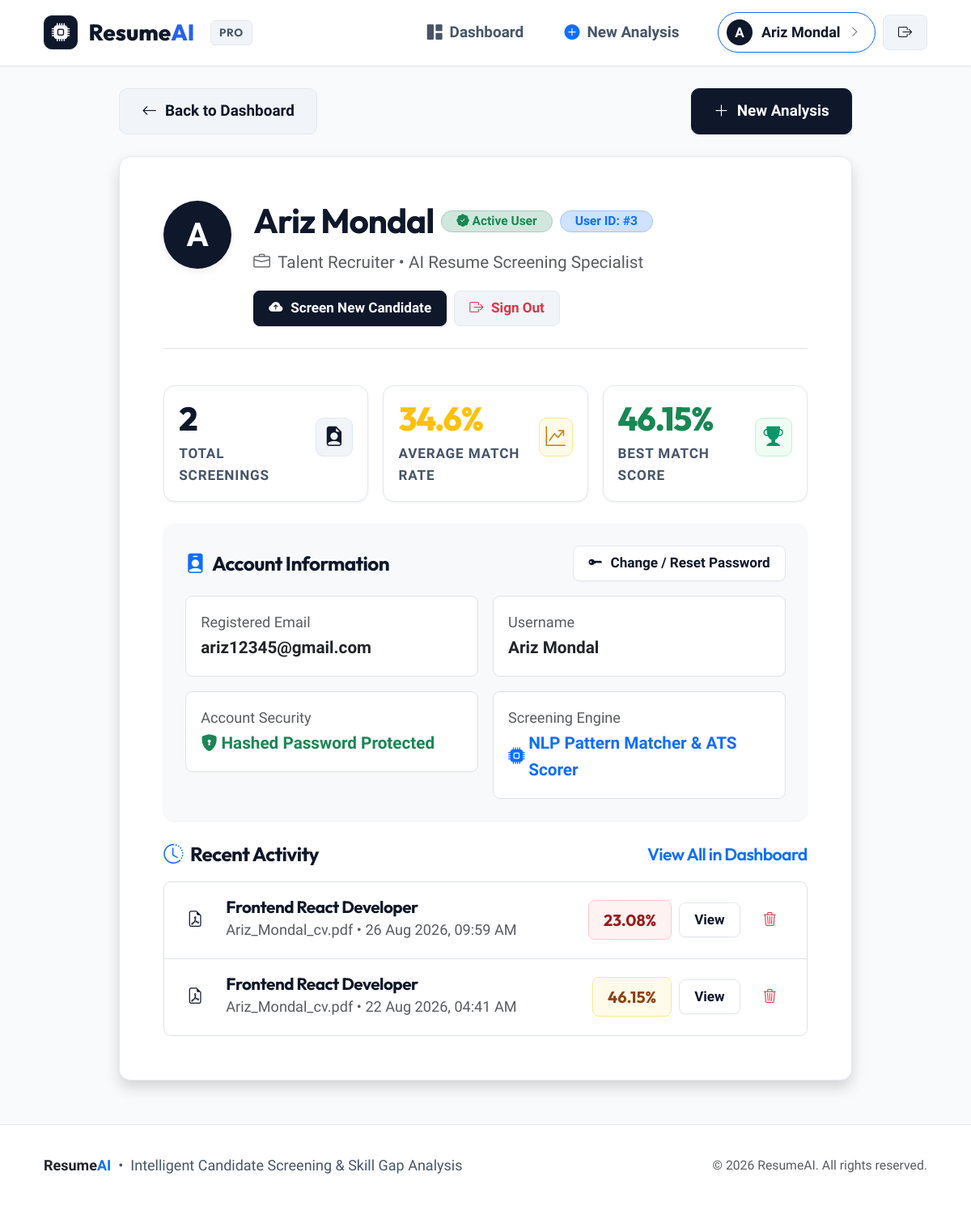
The page /profile (signed in) on the database its author committed.
### models.py (models this page shows)
class User(UserMixin, db.Model):
    __tablename__ = "user"
    id = db.Column(db.Integer, primary_key=True)
    username = db.Column(db.String(150), nullable=True)
    email = db.Column(db.String(150), unique=True, nullable=False)
    password = db.Column(db.String(300), nullable=False)  # Hashed password string
    analyses = db.relationship("Analysis", backref="user", lazy=True)

class Analysis(db.Model):
    __tablename__ = "analysis"
    id = db.Column(db.Integer, primary_key=True)
    user_id = db.Column(db.Integer, db.ForeignKey("user.id"), nullable=False)
    resume_filename = db.Column(db.String(300))
    job_title = db.Column(db.String(200))
    matched_skills = db.Column(db.Text)   # Comma-separated string: "python,sql,flask"
    missing_skills = db.Column(db.Text)   # Comma-separated string: "docker,aws"
    match_percentage = db.Column(db.Float)
    created_at = db.Column(db.DateTime, default=datetime.utcnow)

### app.py (the view)
@app.route("/profile")
@login_required
def profile():
    analyses = Analysis.query.filter_by(user_id=current_user.id)\
        .order_by(Analysis.created_at.desc()).all()
    total_count = len(analyses)
    avg_score = 0
    best_score = 0
    if total_count > 0:
        scores = [a.match_percentage for a in analyses if a.match_percentage is not None]
        if scores:
            avg_score = round(sum(scores) / len(scores), 1)
            best_score = max(scores)
    return render_template(
        "profile.html",
        analyses=analyses,
        total_count=total_count,
        avg_score=avg_score,
        best_score=best_score
    )

### app.py (called while the page is built)
@login_manager.user_loader
def load_user(user_id):
    try:
        return db.session.get(User, int(user_id))
    except Exception:
        return None

### templates/profile.html (shortened to what this page needs)
{% extends "base.html" %}
{% block content %}
<div class="row justify-content-center">
    <div class="col-12 col-xl-10">
        <div class="d-flex justify-content-between align-items-center mb-4">
            <a href="{{ url_for('dashboard') }}" class="btn btn-secondary-subtle">
                <i class="bi bi-arrow-left"></i>
                <span>Back to Dashboard</span>
            </a>
            <a href="{{ url_for('upload_resume') }}" class="btn btn-primary">
                <i class="bi bi-plus-lg"></i>
                <span>New Analysis</span>
            </a>
        </div>
        <div class="card shadow p-4 p-md-5 mb-4">
            <div class="d-flex flex-column flex-md-row align-items-center align-items-md-start gap-4 pb-4 border-bottom">
                <div class="user-avatar" style="width: 84px; height: 84px; font-size: 2.25rem; box-shadow: var(--shadow-md);">
                    {{ (current_user.username or current_user.email or 'U')[0]|upper }}
                </div>
                <div class="text-center text-md-start flex-grow-1">
                    <div class="d-flex flex-wrap align-items-center justify-content-center justify-content-md-start gap-2 mb-2">
                        <h2 class="fw-bold mb-0">{{ current_user.username or current_user.email }}</h2>
                        <span class="badge bg-success-subtle text-success border border-success-subtle rounded-pill px-3 py-1 small">
                            <i class="bi bi-patch-check-fill"></i> Active User
                        </span>
                        <span class="badge bg-primary-subtle text-primary border border-primary-subtle rounded-pill px-3 py-1 small">
                            User ID: #{{ current_user.id }}
                        </span>
                    </div>
                    <p class="text-muted mb-3">
                        <i class="bi bi-briefcase me-1"></i> Talent Recruiter &bull; AI Resume Screening Specialist
                    </p>
                    <div class="d-flex flex-wrap justify-content-center justify-content-md-start gap-2">
                        <a href="{{ url_for('upload_resume') }}" class="btn btn-sm btn-primary">
                            <i class="bi bi-cloud-arrow-up-fill"></i> Screen New Candidate
                        </a>
                        <a href="{{ url_for('logout') }}" class="btn btn-sm btn-secondary-subtle text-danger">
                            <i class="bi bi-box-arrow-right"></i> Sign Out
                        </a>
                    </div>
                </div>
            </div>
            <div class="row g-3 my-4">
                <div class="col-12 col-md-4">
                    <div class="stat-card p-3">
                        <div class="d-flex align-items-center justify-content-between">
                            <div>
                                <div class="stat-value" style="font-size: 2.25rem;">{{ total_count }}</div>
                                <div class="stat-label">Total Screenings</div>
                            </div>
                            <div class="stat-icon primary" style="width: 48px; height: 48px; font-size: 1.35rem;">
                                <i class="bi bi-file-earmark-person-fill"></i>
                            </div>
                        </div>
                    </div>
                </div>
                <div class="col-12 col-md-4">
                    <div class="stat-card p-3">
                        <div class="d-flex align-items-center justify-content-between">
                            <div>
                                <div class="stat-value text-warning" style="font-size: 2.25rem;">{{ avg_score }}%</div>
                                <div class="stat-label">Average Match Rate</div>
                            </div>
                            <div class="stat-icon warning" style="width: 48px; height: 48px; font-size: 1.35rem;">
                                <i class="bi bi-graph-up-arrow"></i>
                            </div>
                        </div>
                    </div>
                </div>
                <div class="col-12 col-md-4">
                    <div class="stat-card p-3">
                        <div class="d-flex align-items-center justify-content-between">
                            <div>
                                <div class="stat-value text-success" style="font-size: 2.25rem;">{{ best_score }}%</div>
                                <div class="stat-label">Best Match Score</div>
                            </div>
                            <div class="stat-icon success" style="width: 48px; height: 48px; font-size: 1.35rem;">
                                <i class="bi bi-trophy-fill"></i>
                            </div>
                        </div>
                    </div>
                </div>
            </div>
            <div class="card bg-light border-0 p-4 mb-4">
                <div class="d-flex justify-content-between align-items-center mb-3">
                    <h5 class="fw-bold mb-0 d-flex align-items-center gap-2">
                        <i class="bi bi-person-badge-fill text-primary"></i>
                        <span>Account Information</span>
                    </h5>
                    <a href="{{ url_for('forgot_password') }}" class="btn btn-sm btn-outline-primary">
                        <i class="bi bi-key-fill"></i> Change / Reset Password
                    </a>
                </div>
                <div class="row g-3">
                    <div class="col-md-6">
                        <div class="bg-white p-3 rounded-3 border">
                            <div class="text-muted small">Registered Email</div>
                            <div class="fw-bold font-mono">{{ current_user.email or 'N/A' }}</div>
                        </div>
                    </div>
                    <div class="col-md-6">
                        <div class="bg-white p-3 rounded-3 border">
                            <div class="text-muted small">Username</div>
                            <div class="fw-bold font-mono">{{ current_user.username or 'N/A' }}</div>
                        </div>
                    </div>
                    <div class="col-md-6">
                        <div class="bg-white p-3 rounded-3 border">
                            <div class="text-muted small">Account Security</div>
                            <div class="fw-bold text-success d-flex align-items-center gap-1">
                                <i class="bi bi-shield-lock-fill"></i> Hashed Password Protected
                            </div>
                        </div>
                    </div>
                    <div class="col-md-6">
                        <div class="bg-white p-3 rounded-3 border">
                            <div class="text-muted small">Screening Engine</div>
                            <div class="fw-bold text-primary d-flex align-items-center gap-1">
                                <i class="bi bi-cpu-fill"></i> NLP Pattern Matcher &amp; ATS Scorer
                            </div>
                        </div>
                    </div>
                </div>
            </div>
            <div>
                <h5 class="fw-bold mb-3 d-flex align-items-center justify-content-between">
                    <span class="d-flex align-items-center gap-2">
                        <i class="bi bi-clock-history text-primary"></i>
                        <span>Recent Activity</span>
                    </span>
                    <a href="{{ url_for('dashboard') }}" class="small fw-semibold text-primary">View All in Dashboard</a>
                </h5>
                {% if analyses %}
                    <div class="list-group list-group-flush border rounded-3 overflow-hidden">
                        {% for a in analyses[:5] %}
                            <div class="list-group-item p-3 d-flex flex-column flex-md-row align-items-md-center justify-content-between gap-3">
                                <div class="d-flex align-items-center gap-3">
                                    <div class="user-avatar" style="background: var(--primary-light); color: var(--primary); width: 40px; height: 40px; font-size: 1.1rem;">
                                        <i class="bi bi-file-earmark-pdf"></i>
                                    </div>
                                    <div>
                                        <h6 class="fw-bold mb-0">{{ a.job_title }}</h6>
                                        <span class="text-muted small font-mono">{{ a.resume_filename }} &bull; {{ a.created_at.strftime('%d %b %Y, %I:%M %p') }}</span>
                                    </div>
                                </div>
                                <div class="d-flex align-items-center gap-2 ms-auto ms-md-0">
                                    <span class="match-badge {% if a.match_percentage >= 70 %}high{% elif a.match_percentage >= 40 %}mid{% else %}low{% endif %}">
                                        {{ a.match_percentage }}%
                                    </span>
                                    <a href="{{ url_for('result', analysis_id=a.id) }}" class="btn btn-sm btn-outline-primary">
                                        View
                                    </a>
                                    <form method="POST" action="{{ url_for('delete_analysis', analysis_id=a.id) }}" onsubmit="return confirm('Are you sure you want to delete this analysis report?');" class="d-inline m-0">
                                        <button type="submit" class="btn btn-sm btn-outline-danger" title="Delete analysis">
                                            <i class="bi bi-trash3"></i>
                                        </button>
                                    </form>
                                </div>
                            </div>
                        {% endfor %}
                    </div>
                {% else %}
                    <div class="text-center py-4 bg-light rounded-3 text-muted small">
                        No screening analyses recorded yet.
                    </div>
                {% endif %}
            </div>
        </div>
    </div>
</div>
{% endblock %}

### templates/base.html (shortened to what this page needs)
<!DOCTYPE html>
<html lang="en">
<head>
    <link rel="stylesheet" href="https://cdn.jsdelivr.net/npm/bootstrap-icons@1.11.3/font/bootstrap-icons.min.css">
    <link rel="stylesheet" href="https://cdn.jsdelivr.net/npm/bootstrap@5.3.3/dist/css/bootstrap.min.css">
    <link rel="stylesheet" href="{{ url_for('static', filename='style.css') }}">
</head>
<body>
<nav class="navbar navbar-expand-lg app-navbar">
    <div class="container-fluid px-3 px-md-5">
        <a class="brand-logo" href="{{ url_for('home') }}">
            <div class="brand-icon-box">
                <i class="bi bi-cpu-fill"></i>
            </div>
            <span>Resume<span class="highlight">AI</span></span>
            <span class="brand-badge d-none d-sm-inline">PRO</span>
        </a>
        <div class="collapse navbar-collapse" id="navbarContent">
            <ul class="navbar-nav ms-auto align-items-lg-center gap-2 my-2 my-lg-0">
                {% if current_user.is_authenticated %}
                    <li class="nav-item">
                        <a href="{{ url_for('dashboard') }}" class="nav-link-custom {% if request.endpoint == 'dashboard' %}active{% endif %}">
                            <i class="bi bi-grid-1x2-fill"></i> Dashboard
                        </a>
                    </li>
                    <li class="nav-item">
                        <a href="{{ url_for('upload_resume') }}" class="nav-link-custom {% if request.endpoint == 'upload_resume' %}active{% endif %}">
                            <i class="bi bi-plus-circle-fill text-primary"></i> New Analysis
                        </a>
                    </li>
                    <li class="nav-item ms-lg-3 mt-2 mt-lg-0 d-flex align-items-center gap-2">
                        <a href="{{ url_for('profile') }}" class="user-pill text-decoration-none {% if request.endpoint == 'profile' %}border-primary shadow-sm{% endif %}" title="View My Profile">
                            <div class="user-avatar">
                                {{ (current_user.username or current_user.email or 'U')[0]|upper }}
                            </div>
                            <span>{{ current_user.username or current_user.email }}</span>
                            <i class="bi bi-chevron-right small text-muted" style="font-size: 0.75rem;"></i>
                        </a>
                        <a href="{{ url_for('logout') }}" class="btn btn-sm btn-secondary-subtle" title="Sign out">
                            <i class="bi bi-box-arrow-right"></i>
                        </a>
                    </li>
                {% endif %}
            </ul>
        </div>
    </div>
</nav>
<main class="container-fluid px-3 px-md-5 my-4 flex-grow-1 fade-in">
    {% block content %}{% endblock %}
</main>
<footer class="app-footer">
    <div class="container-fluid px-3 px-md-5 d-flex flex-column flex-md-row align-items-center justify-content-between gap-3 text-center text-md-start">
        <div class="d-flex align-items-center gap-2">
            <span class="fw-bold text-dark font-heading">Resume<span class="text-primary">AI</span></span>
            <span>&bull;</span>
            <span>Intelligent Candidate Screening &amp; Skill Gap Analysis</span>
        </div>
        <div class="text-muted small">
            &copy; {{ now.year if now else '2026' }} ResumeAI. All rights reserved.
        </div>
    </div>
</footer>
</body>
</html>

### rows shown on the page
User: username "A", username "Ariz Mondal", id "3", email "ariz12345@gmail.com"
Analysis: match_percentage "46.15", job_title "Frontend React Developer", resume_filename "Ariz_Mondal_cv.pdf", created_at "22 Aug 2026, 04:41 AM"
Analysis: job_title "Frontend React Developer", resume_filename "Ariz_Mondal_cv.pdf", created_at "26 Aug 2026, 09:59 AM", match_percentage "23.08"

### other values the page prints
{{ total_count }} "2"
{{ avg_score }} "34.6"
{{ now.year if now else '2026' }} "2026"
